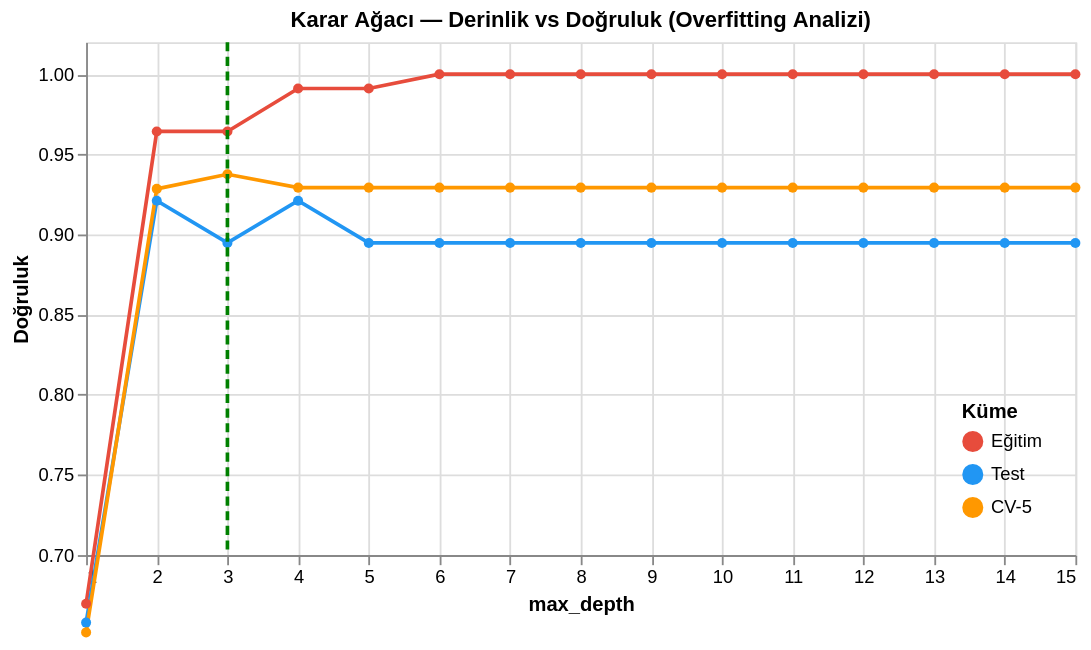

The cell this chart's notebook holds for it:
### Code cell
# ─── Altair ile Derinlik Analizi Grafiği ─────────────────────────────────────

df_depth = pd.DataFrame({
    'Derinlik': depths * 3,
    'Doğruluk': train_scores + test_scores + cv_scores,
    'Küme': (['Eğitim'] * len(depths) +
              ['Test']   * len(depths) +
              ['CV-5']   * len(depths))
})

line = alt.Chart(df_depth).mark_line(point=True).encode(
    x=alt.X('Derinlik:Q', title='max_depth'),
    y=alt.Y('Doğruluk:Q', scale=alt.Scale(domain=[0.7, 1.02]),
             title='Doğruluk'),
    color=alt.Color('Küme:N',
        scale=alt.Scale(
            domain=['Eğitim','Test','CV-5'],
            range=['#E74C3C','#2196F3','#FF9800']
        )
    ),
    tooltip=['Derinlik:Q', alt.Tooltip('Doğruluk:Q', format='.4f'), 'Küme:N']
).properties(
    width=540, height=280,
    title=alt.TitleParams(
        text='Karar Ağacı — Derinlik vs Doğruluk (Overfitting Analizi)',
        fontSize=12
    )
)

best_line = alt.Chart(pd.DataFrame({'d':[best_depth]})).mark_rule(
    color='green', strokeDash=[5,3], strokeWidth=2
).encode(x='d:Q')

(line + best_line).configure_legend(orient='bottom-right').show()

print(f'💡 Kırmızı çizgi (Eğitim) erken %100 olurken Test/CV arkada kalıyor = overfitting!')

### Figure 1 — Vega-Lite specification as saved in the notebook (floating-point values rounded to 4 significant figures)
{"config": {"view": {"continuousWidth": 300, "continuousHeight": 300}, "legend": {"orient": "bottom-right"}}, "layer": [{"data": {"name": "data-f43a350cf724710a042919f6879bf2d8"}, "mark": {"type": "line", "point": true}, "encoding": {"color": {"field": "Küme", "scale": {"domain": ["Eğitim", "Test", "CV-5"], "range": ["#E74C3C", "#2196F3", "#FF9800"]}, "type": "nominal"}, "tooltip": [{"field": "Derinlik", "type": "quantitative"}, {"field": "Doğruluk", "format": ".4f", "type": "quantitative"}, {"field": "Küme", "type": "nominal"}], "x": {"field": "Derinlik", "title": "max_depth", "type": "quantitative"}, "y": {"field": "Doğruluk", "scale": {"domain": [0.7, 1.02]}, "title": "Doğruluk", "type": "quantitative"}}, "title": {"text": "Karar Ağacı — Derinlik vs Doğruluk (Overfitting Analizi)", "fontSize": 12}}, {"data": {"name": "data-18e8f7145ab480e0d5f7f763b12bcb56"}, "mark": {"type": "rule", "color": "green", "strokeDash": [5, 3], "strokeWidth": 2}, "encoding": {"x": {"field": "d", "type": "quantitative"}}}], "height": 280, "width": 540, "$schema": "https://vega.github.io/schema/vega-lite/v5.20.1.json", "datasets": {"data-f43a350cf724710a042919f6879bf2d8": [{"Derinlik": 1, "Doğruluk": 0.6696, "Küme": "Eğitim"}, {"Derinlik": 2, "Doğruluk": 0.9643, "Küme": "Eğitim"}, {"Derinlik": 3, "Doğruluk": 0.9643, "Küme": "Eğitim"}, {"Derinlik": 4, "Doğruluk": 0.9911, "Küme": "Eğitim"}, {"Derinlik": 5, "Doğruluk": 0.9911, "Küme": "Eğitim"}, {"Derinlik": 6, "Doğruluk": 1.0, "Küme": "Eğitim"}, {"Derinlik": 7, "Doğruluk": 1.0, "Küme": "Eğitim"}, {"Derinlik": 8, "Doğruluk": 1.0, "Küme": "Eğitim"}, {"Derinlik": 9, "Doğruluk": 1.0, "Küme": "Eğitim"}, {"Derinlik": 10, "Doğruluk": 1.0, "Küme": "Eğitim"}, {"Derinlik": 11, "Doğruluk": 1.0, "Küme": "Eğitim"}, {"Derinlik": 12, "Doğruluk": 1.0, "Küme": "Eğitim"}, {"Derinlik": 13, "Doğruluk": 1.0, "Küme": "Eğitim"}, {"Derinlik": 14, "Doğruluk": 1.0, "Küme": "Eğitim"}, {"Derinlik": 15, "Doğruluk": 1.0, "Küme": "Eğitim"}, {"Derinlik": 1, "Doğruluk": 0.6579, "Küme": "Test"}, {"Derinlik": 2, "Doğruluk": 0.9211, "Küme": "Test"}, {"Derinlik": 3, "Doğruluk": 0.8947, "Küme": "Test"}, {"Derinlik": 4, "Doğruluk": 0.9211, "Küme": "Test"}, {"Derinlik": 5, "Doğruluk": 0.8947, "Küme": "Test"}, {"Derinlik": 6, "Doğruluk": 0.8947, "Küme": "Test"}, {"Derinlik": 7, "Doğruluk": 0.8947, "Küme": "Test"}, {"Derinlik": 8, "Doğruluk": 0.8947, "Küme": "Test"}, {"Derinlik": 9, "Doğruluk": 0.8947, "Küme": "Test"}, {"Derinlik": 10, "Doğruluk": 0.8947, "Küme": "Test"}, {"Derinlik": 11, "Doğruluk": 0.8947, "Küme": "Test"}, {"Derinlik": 12, "Doğruluk": 0.8947, "Küme": "Test"}, {"Derinlik": 13, "Doğruluk": 0.8947, "Küme": "Test"}, {"Derinlik": 14, "Doğruluk": 0.8947, "Küme": "Test"}, {"Derinlik": 15, "Doğruluk": 0.8947, "Küme": "Test"}, {"Derinlik": 1, "Doğruluk": 0.6518, "Küme": "CV-5"}, {"Derinlik": 2, "Doğruluk": 0.9285, "Küme": "CV-5"}, {"Derinlik": 3, "Doğruluk": 0.9375, "Küme": "CV-5"}, {"Derinlik": 4, "Doğruluk": 0.9292, "Küme": "CV-5"}, {"Derinlik": 5, "Doğruluk": 0.9292, "Küme": "CV-5"}, {"Derinlik": 6, "Doğruluk": 0.9292, "Küme": "CV-5"}, {"Derinlik": 7, "Doğruluk": 0.9292, "Küme": "CV-5"}, {"Derinlik": 8, "Doğruluk": 0.9292, "Küme": "CV-5"}, {"Derinlik": 9, "Doğruluk": 0.9292, "Küme": "CV-5"}, {"Derinlik": 10, "Doğruluk": 0.9292, "Küme": "CV-5"}, {"Derinlik": 11, "Doğruluk": 0.9292, "Küme": "CV-5"}, {"Derinlik": 12, "Doğruluk": 0.9292, "Küme": "CV-5"}, {"Derinlik": 13, "Doğruluk": 0.9292, "Küme": "CV-5"}, {"Derinlik": 14, "Doğruluk": 0.9292, "Küme": "CV-5"}, {"Derinlik": 15, "Doğruluk": 0.9292, "Küme": "CV-5"}], "data-18e8f7145ab480e0d5f7f763b12bcb56": [{"d": 3}]}}
